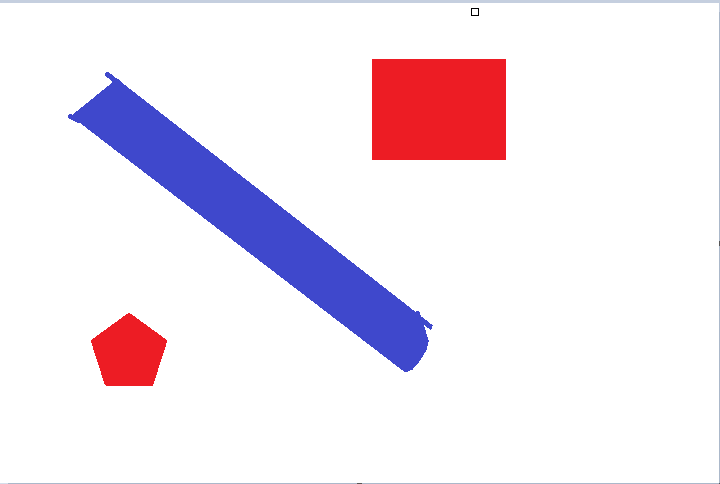
#> input picture OpenCv/asset/pic2.PNG, 720 x 484 px, found by its file name
$ python test4.py
#> lines starting #> are read from the running program, lines starting #| are printed output that depends on the picture; after the words box and inside, x2 and y2 are one past the last pixel; in counts of white or black regions, pixels touching at a corner belong together
### OpenCv/star.py
import numpy as np
import cv2
from heapq import heappop, heappush


def heuristic(a, b):
    return abs(a[0] - b[0]) + abs(a[1] - b[1])

def astar(image_shape, start, goal, obstacles):
    rows, cols = image_shape
    open_set = []
    heappush(open_set, (0, start))
    came_from = {}
    g_score = {start: 0}
    f_score = {start: heuristic(start, goal)}

    while open_set:
        _, current = heappop(open_set)

        if current == goal:
            path = []
            while current in came_from:
                path.append(current)
                current = came_from[current]
            path.append(start)
            path.reverse()
            return path

        for neighbor in get_neighbors(current, rows, cols):
            if neighbor in obstacles:
                continue  # skip obstacles

            tentative_g_score = g_score[current] + 1

            if neighbor not in g_score or tentative_g_score < g_score[neighbor]:
                came_from[neighbor] = current
                g_score[neighbor] = tentative_g_score
                f_score[neighbor] = tentative_g_score + heuristic(neighbor, goal)
                if neighbor not in [i[1] for i in open_set]:
                    heappush(open_set, (f_score[neighbor], neighbor))

    return None  # no path found

def get_neighbors(position, rows, cols):
    neighbors = [
        (position[0] - 1, position[1]),
        (position[0] + 1, position[1]),
        (position[0], position[1] - 1),
        (position[0], position[1] + 1)
    ]
    valid_neighbors = [(r, c) for r, c in neighbors if 0 <= r < rows and 0 <= c < cols]
    return valid_neighbors


# [5 lines left out: function cvDraw, not called in this run]


img = cv2.imread("asset/pic2.png")
#> img is the input picture: shape (484, 720, 3); mean B, G, R 240.2, 230.8, 240.6
gray = cv2.cvtColor(img, cv2.COLOR_BGR2GRAY)
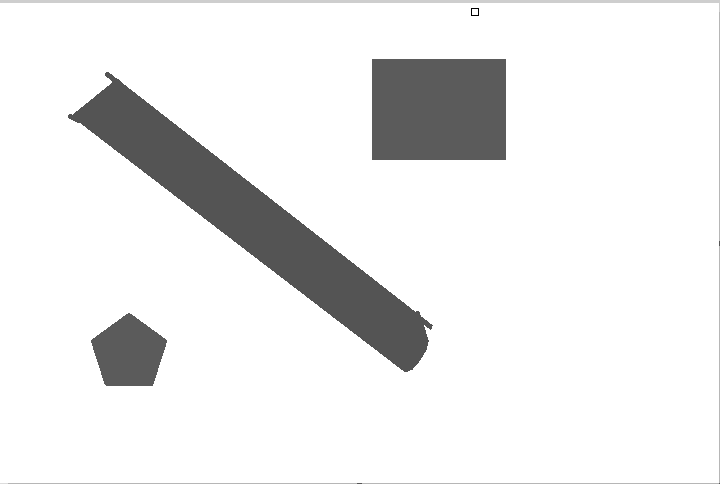
#> gray: shape (484, 720); min 0, max 255, mean 234.8
_, binary_image = cv2.threshold(gray, 127, 1, cv2.THRESH_BINARY)
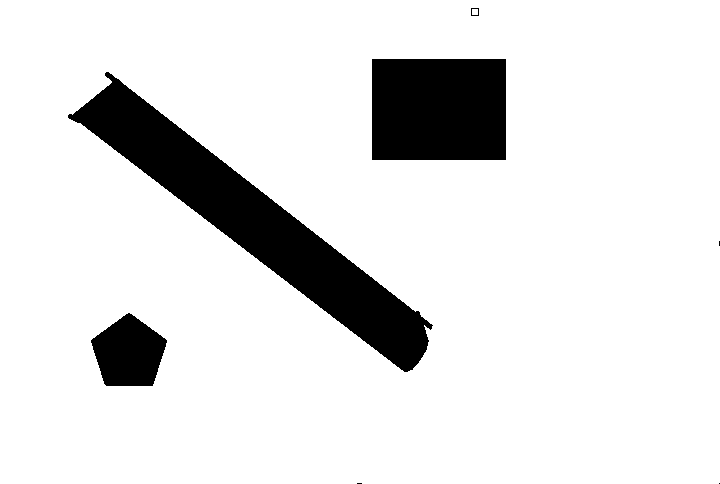
#> binary_image: shape (484, 720); values 0 (black) and 1 (white), 88.3% white; 7 black regions (3 under 20 px), largest, box (x1, y1, x2, y2) and area: (68, 72, 433, 372) 23306, (372, 59, 506, 160) 13534, (91, 313, 167, 386) 3913, (471, 8, 479, 16) 28
start= (576,375)
end = (140,106)
obsitcl = []

path = astar(gray.shape,start,end,obsitcl)
if path:
    cvDraw(img, path)
else:
    print("NO PATH")

### OpenCv/alist.py
import numpy as np
def listing(start,goal):
    #print(f"start without change: {start}\n")
    s1 = start[0]
    #print(f"this is s1: {s1}\n")
    start = np.delete(start,[0],0)
    #print(f"start with change: {start}\n")
    g1 = goal[0]
    #print(f"this is the goal:{goal}\n")
    return s1,g1,start

### OpenCv/test4.py
import numpy as np
import cv2
import star as a
import alist

startList = np.array([[0,0]])
goalList = np.array([[0,0]])
startList = np.delete(startList,[0],0)
goalList = np.delete(goalList,[0],0)

cap = cv2.imread("asset/pic1.png")
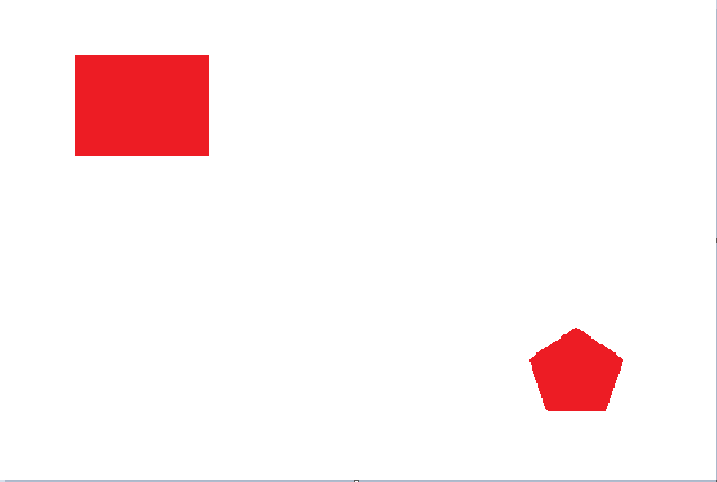
#> input picture OpenCv/asset/pic1.PNG, 717 x 482 px, found by its file name
#> cap is the input picture: shape (482, 717, 3); mean B, G, R 242.6, 242.1, 253.5
gray = cv2.cvtColor(cap,cv2.COLOR_BGR2GRAY)
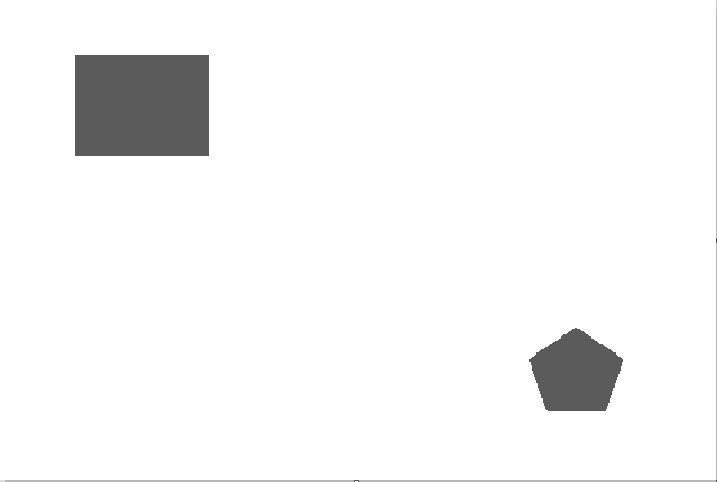
#> gray: shape (482, 717); min 85, max 255, mean 245.6
hsv =  cv2.cvtColor(cap,cv2.COLOR_BGR2HSV)
#> hsv: shape (482, 717, 3); mean H, S, V 10.5, 12.6, 253.7
grayRes = cv2.resize(gray,(0,0),fx=0.5 , fy=0.5)


red_lower = np.array([136, 87, 111], np.uint8)
red_upper = np.array([180, 255, 255], np.uint8)
red_mask = cv2.inRange(hsv, red_lower, red_upper)
#> red_mask: shape (482, 717); 5.5% white; 2 white regions, box (x1, y1, x2, y2) and area: (75, 55, 209, 156) 13534, (529, 328, 623, 411) 5536
kernel = np.ones((5, 5), "uint8")
red_mask = cv2.dilate(red_mask, kernel)
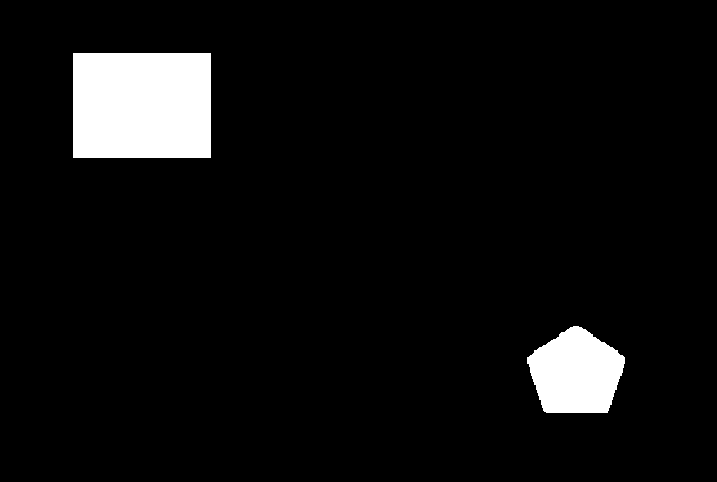
#> red_mask: shape (482, 717); 6% white; 2 white regions
res_red = cv2.bitwise_and(cap, cap,
                        mask = red_mask)
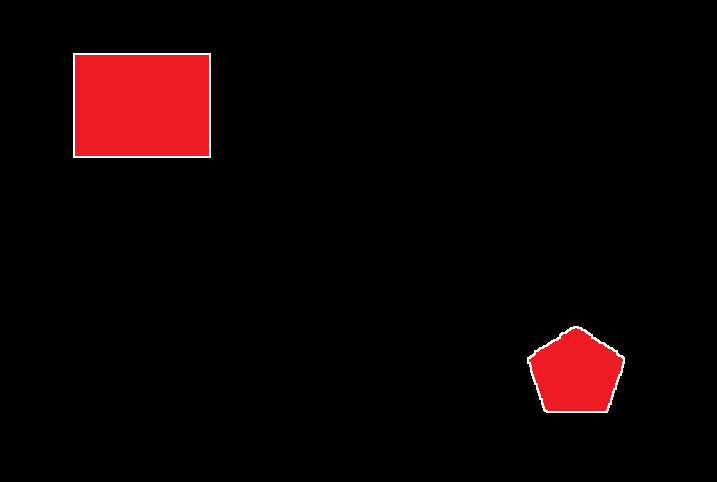
#> res_red: shape (482, 717, 3); mean B, G, R 3.2, 2.8, 14.3
contours, hierarchy = cv2.findContours(red_mask,
                                        cv2.RETR_TREE,
                                        cv2.CHAIN_APPROX_SIMPLE)
#> contours = 2 contours; box (x1, y1, x2, y2) and area: (73, 53, 211, 158) 14248, (527, 326, 625, 413) 6118


for pic, contour in enumerate(contours):
    area = cv2.contourArea(contour)

    if(area > 300):
        x, y, w, h = cv2.boundingRect(contour)
        xCenter = int(x + w/2)
        yCenter = int(y + h/2)
        if area < 8000:
            # GO TO THIS OBJ
            cv2.circle(cap, (xCenter,yCenter), 2, (0,0,0), 2)
            xCenter = int(xCenter*0.5)
            yCenter = int(yCenter*0.5)
            startList = np.append(startList,[[xCenter,yCenter]],0)
            cv2.putText(cap, "Cube", (x,y), cv2.FONT_HERSHEY_SIMPLEX, 1.0, (255,0,255))


        if area > 8000:
            # THEN GO TO THIS SPOT
            cv2.circle(cap, (xCenter,yCenter), 2, (0,0,0), 2)
            xCenter = int(xCenter*0.5)
            yCenter = int(yCenter*0.5)
            goalList = np.append(goalList,[[xCenter,yCenter]],0)
            cv2.putText(cap, "Spot", (x,y), cv2.FONT_HERSHEY_SIMPLEX, 1.0, (0,0,255))
#> this loop made 2 passes
#> (pic, contour, area, x, y, w, h, xCenter) on pass 2: (1, [[73, 53], [73, 157], [210, 157], [210, 53]], 14248, 73, 53, 138, 105, 71)
#> (pic, area, x, y, w, h, xCenter, yCenter) on pass 1: (0, 6117.5, 527, 326, 98, 87, 288, 184)
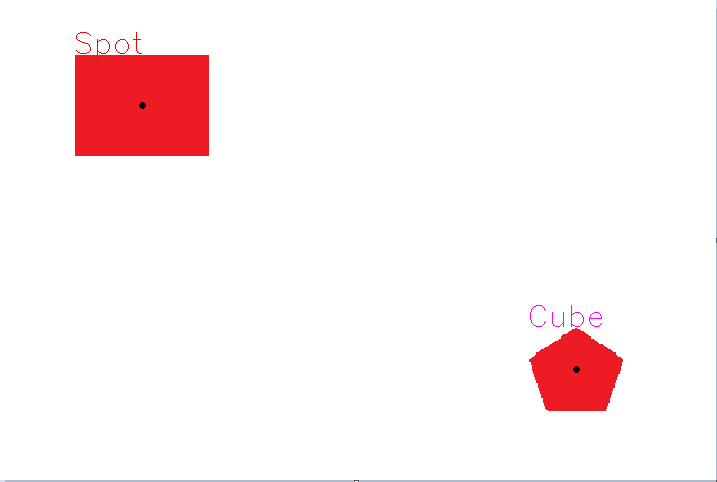
#> cap: shape (482, 717, 3); 0.12% of pixels changed, all inside (x1, y1, x2, y2) = (76, 32, 602, 373)


for i in range(len(startList)):
    startPoint , endPoint, startWithchange = alist.listing(startList,goalList)
    startList = startWithchange
    startPoint = tuple(startPoint)
    endPoint = tuple(endPoint)

    obsticle = []
    #print(f"{startingPoint} {endingPoint} \n")
    path = a.astar(grayRes.shape,startPoint,endPoint,obsticle)
    if path:
        print(f"this is new path: {path} \n")
        a.cvDraw(cap,path)
    else:
        print("No path found!")


    cv2.imshow("picture",cap)
    if cv2.waitKey(0) & 0xFF == ord('q'):
        cv2.destroyAllWindows()
#> this loop made 1 pass; (key q is pressed on pass 1)
#> (endPoint, rows in astar, cols in astar) on pass 1: ((71, 52), 241, 358)
#| No path found!
